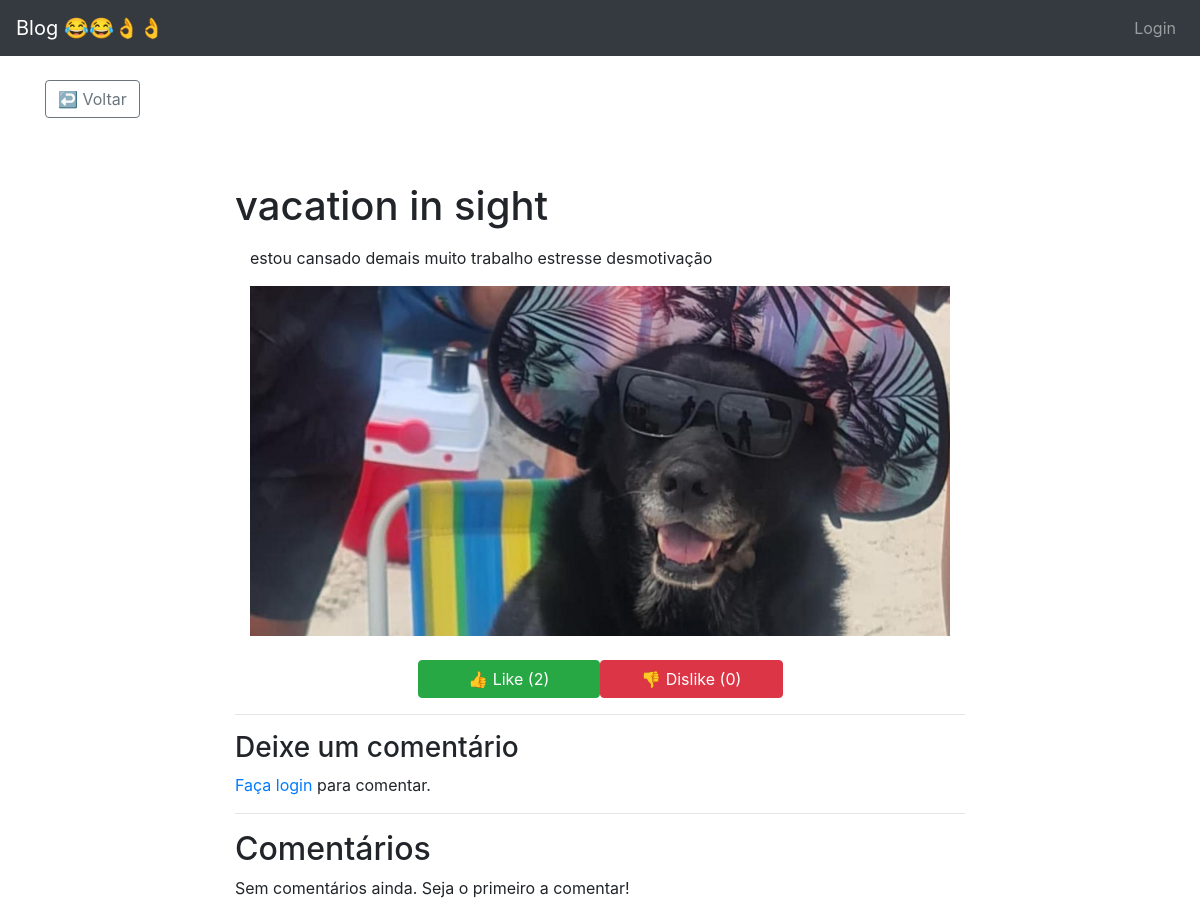
The app's page /ferias-ahead/, older data.
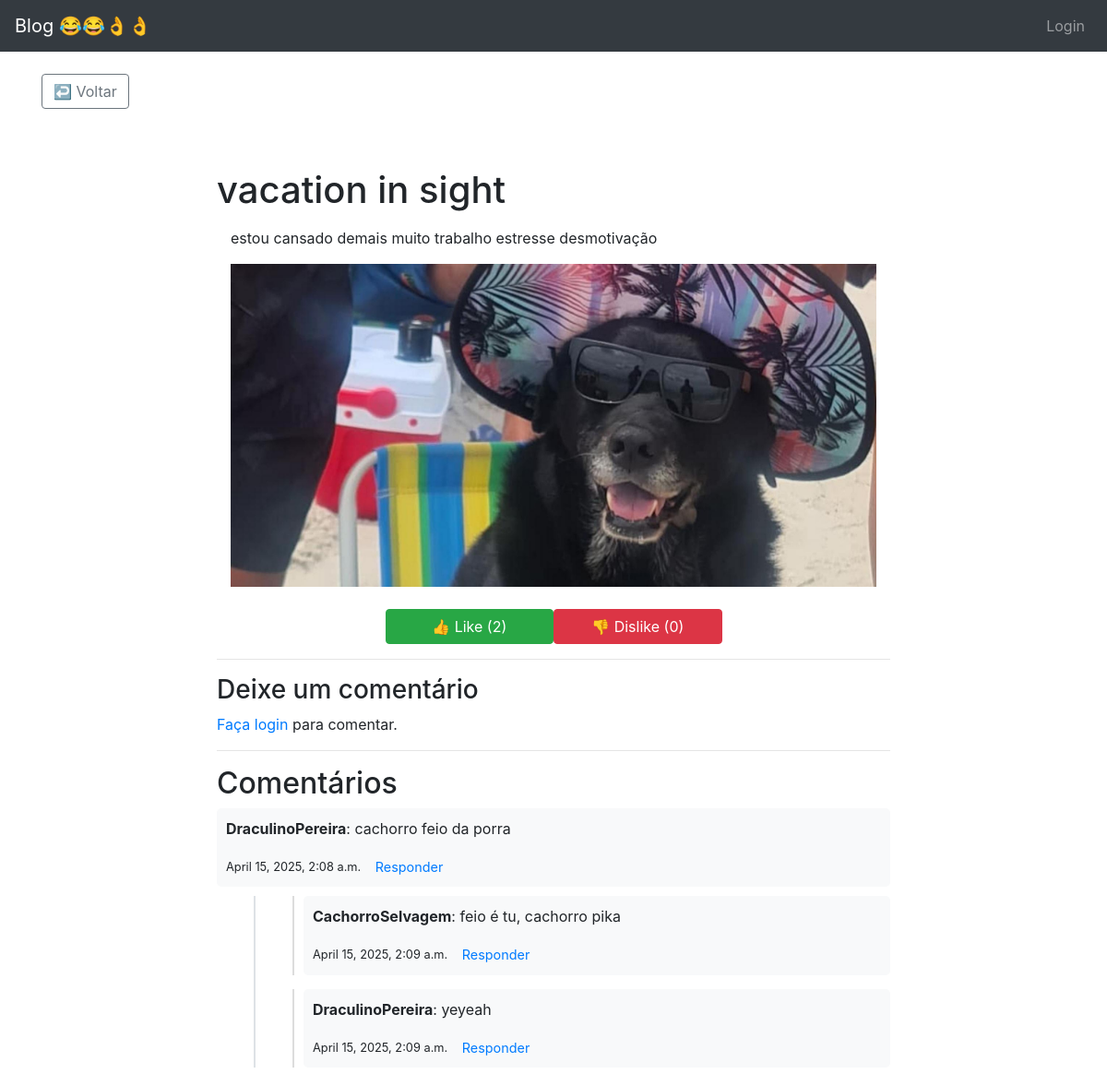
The same page, newer data.
### blog/models.py (models this page shows, shortened)
class Post(models.Model):
    class NewManager(models.Manager):
        def get_queryset(self):
            return super().get_queryset().filter(status='published')
    options = (
        ('draft', 'Draft'),
        ('published', 'Published'),
    )
    title = models.CharField(max_length=200)
    excerpt = models.TextField(null=True)
    slug = models.SlugField(max_length=255, unique=True, blank=True)
    publish = models.DateTimeField(default=timezone.now)
    author = models.ForeignKey(User, on_delete=models.CASCADE, related_name='blog_posts')
    content = models.TextField()
    status = models.CharField(max_length=10, choices=options, default='draft')
    objects = models.Manager()
    newmanager = NewManager()
    likes = models.ManyToManyField(User, related_name='post_likes', blank=True)
    dislikes = models.ManyToManyField(User, related_name='post_dislikes', blank=True)
    image = models.ImageField(upload_to='post_images/', blank=True, null=True)
    def total_likes(self):
        return self.likes.count()
    def total_dislikes(self):
        return self.dislikes.count()
    class Meta:
        ordering = ('-publish',)

class Comment(models.Model):
    post = models.ForeignKey(Post, on_delete=models.CASCADE, related_name='comments')
    author = models.ForeignKey(User, on_delete=models.CASCADE)
    content = models.TextField()
    created_at = models.DateTimeField(auto_now_add=True)
    parent = models.ForeignKey('self', null=True, blank=True, on_delete=models.CASCADE, related_name='replies')

### blog/views.py (the view)
# urls.py: path('<slug:post_slug>/', post_single, name='post_single'),
def post_single(request, post_slug):
    post = get_object_or_404(Post, slug=post_slug)
    comments = post.comments.filter(parent__isnull=True).prefetch_related('replies')
    return render(request, 'blog/post_single.html', {'post': post, 'comments': comments})

### blog/templates/blog/post_single.html (shortened to what this page needs)
{% extends "base.html" %}
{% load static %}
{% block content %}
<div class="container">
    <br>
    <div class="d-flex justify-content-start mb-3">
        <a href="{% url 'blog:homepage' %}" class="btn btn-outline-secondary">↩️ Voltar</a>
    </div>
    <div class="row justify-content-md-center pt-5">
        <div class="col-md-8">
            <h1 class="mb-3">{{ post.title }}</h1>
            <div class="col-12">
                <p>{{ post.content|safe }}</p>
                {% if post.image %}
                <img src="{{ post.image.url }}" class="img-fluid" alt="{{ post.title }}">
                {% endif %}
            </div>
            <div class="d-flex flex-wrap gap-2 justify-content-center mt-4">
                <button class="btn btn-success like-btn w-25" data-slug="{{ post.slug }}">
                    👍 Like (<span class="like-count">{{ post.total_likes }}</span>)
                </button>
                <button class="btn btn-danger dislike-btn w-25" data-slug="{{ post.slug }}">
                    👎 Dislike (<span class="dislike-count">{{ post.total_dislikes }}</span>)
                </button>
            </div>
            <hr>
            <h3>Deixe um comentário</h3>
            {% if user.is_authenticated %}
            <form method="post" action="{% url 'blog:add_comment' post.slug %}">
                {% csrf_token %}
                <div class="mb-3">
                    <label for="id_content" class="form-label">Seu comentário:</label>
                    <textarea name="content" id="id_content" class="form-control" rows="3" required style="resize: none;"></textarea>
                </div>
                <button type="submit" class="btn btn-primary">Enviar</button>
            </form>
            {% else %}
            <p><a href="{% url 'blog:login' %}">Faça login</a> para comentar.</p>
            {% endif %}
            <hr>
            <h2>Comentários</h2>
            <div class="comments">
                {% for comment in post.comments.all %}
                    {% if comment.parent is None %}
                        <div class="comment" id="comment-{{ comment.id }}">
                            <div class="comment-content">
                                <p><strong>{{ comment.author }}</strong>: {{ comment.content }}</p>
                                <small>{{ comment.created_at }}</small>
                                <a href="#" class="reply-link btn btn-sm btn-link" data-comment-id="{{ comment.id }}">Responder</a>
                            </div>
                            <div class="replies" style="margin-left: 40px; border-left: 2px solid #dee2e6; padding-left: 20px;">
                                {% for reply in comment.replies.all %}
                                    <div class="reply" id="comment-{{ reply.id }}">
                                        <div class="reply-content">
                                            <p><strong>{{ reply.author }}</strong>: {{ reply.content }}</p>
                                            <small>{{ reply.created_at }}</small>
                                            <a href="#" class="reply-link btn btn-sm btn-link" data-comment-id="{{ reply.id }}">Responder</a>
                                        </div>
                                    </div>
                                {% endfor %}
                            </div>
                        </div>
                    {% endif %}
                {% empty %}
                    <p>Sem comentários ainda. Seja o primeiro a comentar!</p>
                {% endfor %}
            </div>
        </div>
    </div>
</div>
{% endblock %}

### blog/templates/base.html (shortened to what this page needs)
<!doctype html>
<html lang="en">
<head>
    {% load static %}
    <link rel="stylesheet" href="https://stackpath.bootstrapcdn.com/bootstrap/4.4.1/css/bootstrap.min.css"
>
    <link rel="stylesheet" href="{% static 'blog/styles.css' %}">
</head>
<body>
    <nav class="navbar navbar-expand-lg navbar-dark bg-dark">
        <a class="navbar-brand" href="http://127.0.0.1:8000/">Blog 😂😂👌👌</a>
        <div class="collapse navbar-collapse" id="navbarSupportedContent">
            <ul class="navbar-nav ml-auto">
                {% if user.is_authenticated %}
                <li class="nav-item">
                    <span class="navbar-text text-white mr-3">
                        Bem-vindo, <a href="{% url 'accounts:profile' user.username %}">{{ user.username }}</a>
                    </span>
                </li>
                <li class="nav-item">
                    <a class="nav-link" href="{% url 'blog:logout' %}"
                        onclick="event.preventDefault(); document.getElementById('logout-form').submit();">
                        Logout
                    </a>
                    <form id="logout-form" action="{% url 'blog:logout' %}" method="post" style="display: none;">
                        {% csrf_token %}
                    </form>
                </li>
                {% else %}
                <li class="nav-item">
                    <a class="nav-link" href="{% url 'blog:login' %}">Login</a>
                </li>
                {% endif %}
            </ul>
        </div>
    </nav>
    {% block content %}
    {% endblock %}
</body>
</html>

### blog/static/blog/styles.css (style rules this page uses)
.comment { margin-bottom: 15px; }
.reply { margin-left: 20px; border-left: 2px solid #ddd; padding-left: 10px; margin-top: 10px; }
.comment-content, .reply-content { background-color: #f8f9fa; padding: 10px; border-radius: 5px; margin-bottom: 10px; }
.reply-link { padding: 0; text-decoration: none; }

### blog/templates/blog/post_single.html (style rules this page uses)
.comment { margin-bottom: 20px; }
.comment-content, .reply-content { background-color: #f8f9fa; padding: 10px; border-radius: 5px; margin-bottom: 10px; }
.replies { margin-top: 10px; }
.reply { margin-bottom: 15px; }
.reply-link { font-size: 0.9em; margin-left: 10px; }

Row changes from the older to the newer data that the page shows:
added Comment: author "DraculinoPereira", content "cachorro feio da porra", created_at "April 15, 2025, 2:08 a.m.", shown under "Comentários"
added Comment: author "CachorroSelvagem", content "feio é tu, cachorro pika", created_at "April 15, 2025, 2:09 a.m.", shown under "DraculinoPereira"
added Comment: author "DraculinoPereira", content "yeyeah", created_at "April 15, 2025, 2:09 a.m."
Text that changed along with them:
text no longer shown: "Sem comentários ainda. Seja o primeiro a comentar!"
